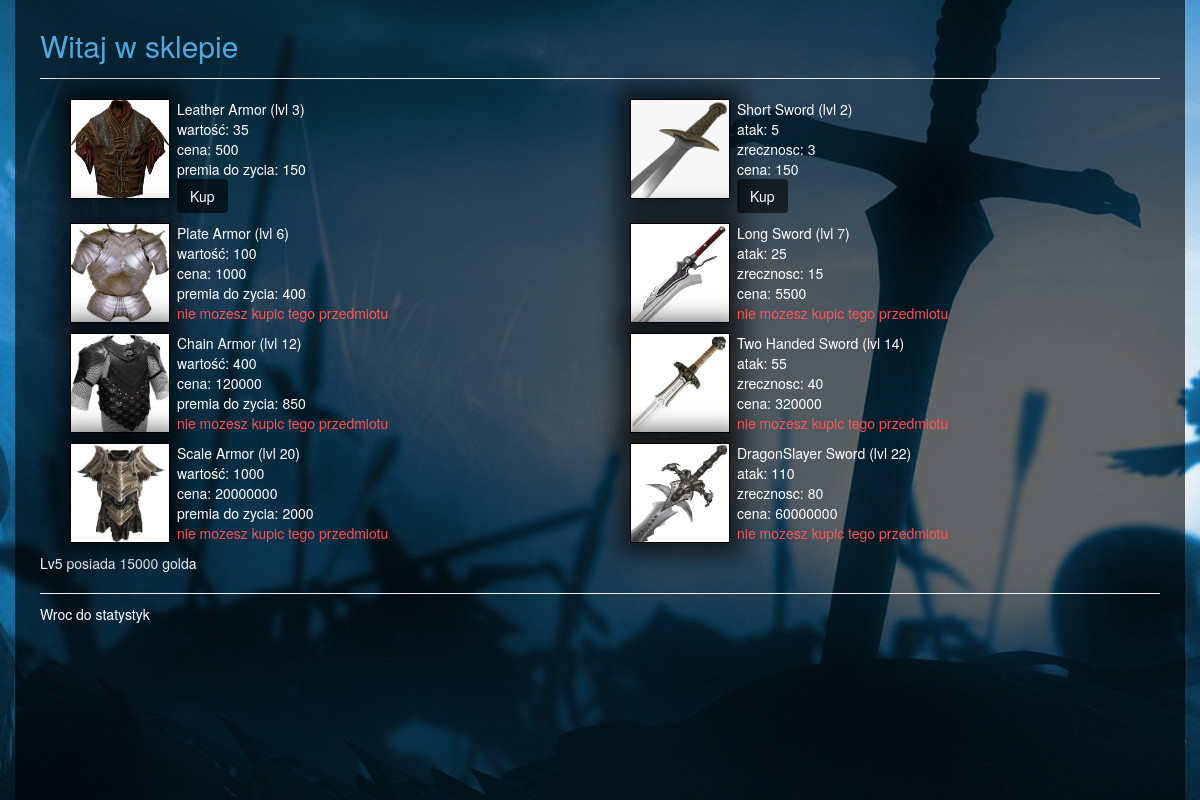
The app's page /player/3/shop/, older data.
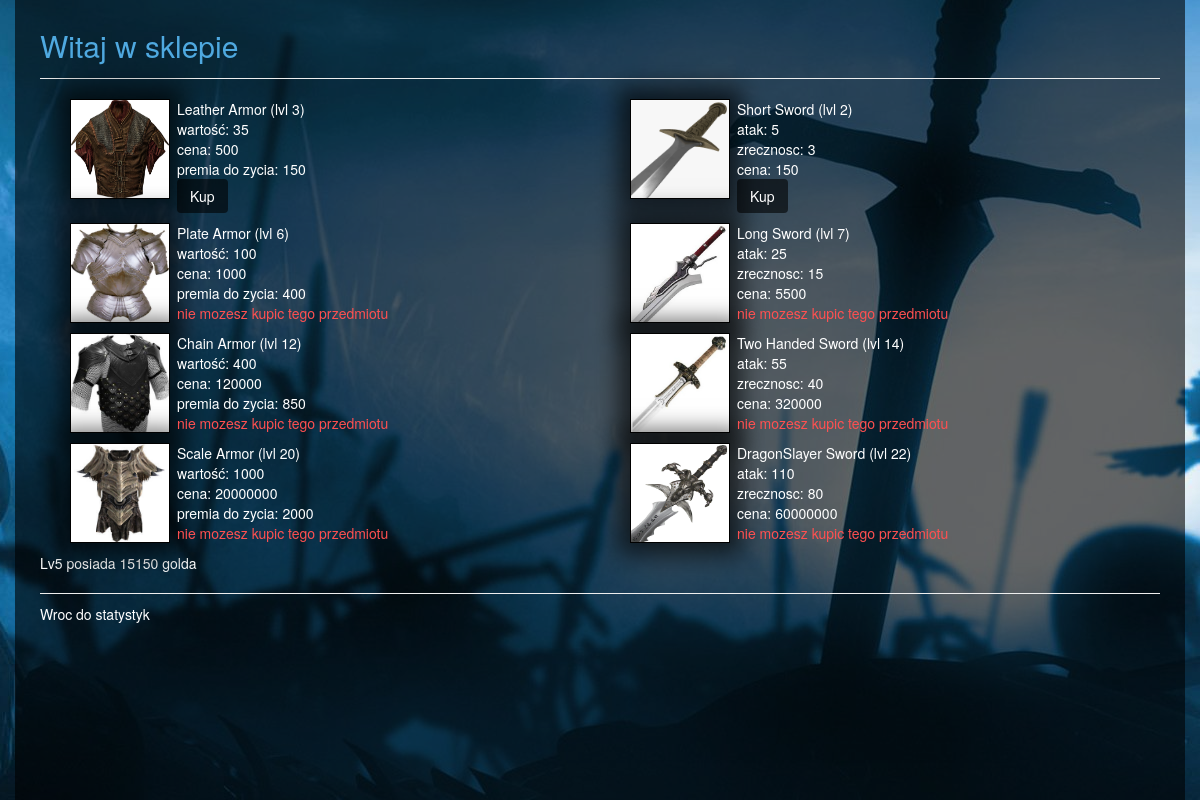
The same page, newer data.
### project/models.py (models this page shows, shortened)
class Player(models.Model):
    name = models.CharField(max_length=40)
    level = models.IntegerField()
    experience = models.IntegerField()
    requiredexp = models.IntegerField()
    strength = models.IntegerField()
    agility = models.IntegerField()
    maxhealth = models.IntegerField()
    health = models.IntegerField()
    attack = models.IntegerField()
    maxmana = models.IntegerField()
    mana = models.IntegerField()
    classname = models.ForeignKey(ClassName)
    armorid = models.ForeignKey(ArmorItem)
    bonus_attack = models.IntegerField()
    bonus_agility = models.IntegerField()
    bonus_health = models.IntegerField()
    isarmordamaged = models.BooleanField()
    gold = models.IntegerField()
    dot_damage = models.IntegerField()
    dot_rounds = models.IntegerField()
    small_elixir = models.IntegerField()
    medium_elixir = models.IntegerField()
    big_elixir = models.IntegerField()
    ultimate_elixir = models.IntegerField()

### project/views/shop.py (the view)
# urls.py: url(r'^player/(?P<p>[0-9]+)/shop/$', shop),
def shop(request, p):
    gamer = Player.objects.get(pk=p)
    return render(request, 'shop/shop_items.html', {
        'armor': ArmorItem.objects.exclude(pk=1),
        'weapon': Weapon.objects.all(),
        'p': gamer,
    })

### project/models.py (called while the page is built)
    def __unicode__(self):
        return self.name

    def __unicode__(self):
        return self.name

### templates/shop/shop_items.html (shortened to what this page needs)
{% extends 'layout.html' %}
{% block content %}
    <div class="add_player_title">
        Witaj w sklepie
    </div>
    <hr/>
    <div id="this">
        {% include 'shop/buy.html'%}
    </div>
    <hr/>
    <a href="/player/{{p.id}}/">
        Wroc do statystyk
    </a>
{% endblock %}

### templates/shop/buy.html (shortened to what this page needs)
{% load staticfiles %}
  <div class="col-md-6">
        {% for item in armor %}
            <div class="shop">
                <div class="column_left">
                    <div class="armor_img">
                        {%if item.name  == "Leather Armor" %}
                            <img src="{% static 'css/content/armor1.jpg' %}" height="100%", width="100%">
                        {%elif item.name  == "Plate Armor"%}
                            <img src="{% static 'css/content/armor2.jpg' %}" height="100%", width="100%">
                        {%elif item.name  == "Chain Armor"%}
                            <img src="{% static 'css/content/armor3.jpg' %}" height="100%", width="100%">
                        {%else%}
                            <img src="{% static 'css/content/armor4.jpg' %}" height="100%", width="100%">
                        {%endif%}
                    </div>
                </div>
                <div class="armor_info">
                    {{ item.name }} (lvl {{item.requiredlv}})<br />
                    wartość: {{ item.value }}<br />
                    cena: {{ item.price}}<br />
                    premia do zycia: {{ item.bonus_health}}<br />
                    {% if p.armorid == item  %}
                        <div class="green">posiadasz ten przedmiot</div>
                    {% elif p.gold < item.price or p.level < item.requiredlv %}
                        <div class="red">nie mozesz kupic tego przedmiotu</div>
                    {% else %}
                        <button class ="btn btn_attack" onclick="Buy('{{item}}', {{item.price}})">Kup</button>
                    {% endif %}
                </div>
            </div>
        {% endfor %}
    </div>
    <div class="col-md-6">
        {% for item in weapon %}
            <div class="shop">
                <div class="column_left">
                    <div class="armor_img">
                        {%if item.name  == "Short Sword" %}
                            <img src="{% static 'css/content/sword1.jpg' %}" height="100%", width="100%">
                        {%elif item.name  == "Long Sword" %}
                            <img src="{% static 'css/content/sword2.jpg' %}" height="100%", width="100%">
                        {%elif item.name  == "Two Handed Sword" %}
                            <img src="{% static 'css/content/sword3.jpg' %}" height="100%", width="100%">
                        {%else%}
                            <img src="{% static 'css/content/sword4.jpg' %}" height="100%", width="100%">
                        {%endif%}
                    </div>
                </div>
                <div class="armor_info">
                    {{ item.name }} (lvl {{item.requiredlv}})<br />
                    atak: {{ item.bonus_attack }}<br />
                    zrecznosc: {{ item.bonus_agility }}<br />
                    cena: {{ item.price}}<br />
                    {% if p.bonus_attack == item.bonus_attack  %}
                        <div class="green">posiadasz ten przedmiot</div>
                    {% elif p.gold < item.price or p.level < item.requiredlv %}
                        <div class="red">nie mozesz kupic tego przedmiotu</div>
                    {% else %}
                        <button class ="btn btn_attack" onclick="Buy('{{item}}', {{item.price}})">Kup</button>
                    {% endif %}
                </div>
            </div>
        {% endfor %}
    </div>
    <p>
        {{p.name}} posiada {{p.gold}} golda
    </p>

Row changes from the older to the newer data that the page shows:
changed Player "Lv5": gold "15000" → "15150"
